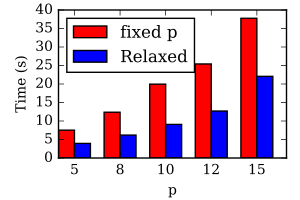

Reproduce this figure in Python.
# coding: utf-8

import sys
import numpy
from matplotlib import pyplot, rcParams
from matplotlib.backends.backend_pdf import FigureCanvasPdf

rcParams['font.family'] = 'serif'
rcParams['font.size'] = '10'

#result = open(sys.argv[1])
#lines = result.readlines()

# set up data
N = 5
t_relax = numpy.array([3.9448, 6.1992, 9.0813, 12.696, 22.055])
t_fixed = numpy.array([7.5261, 12.376, 19.960, 25.412, 37.766])

speedup = t_fixed / t_relax
ind = numpy.arange(N, dtype=int)
width = 0.35

# set up plot
font = {'family':'serif','size':10}
fig = pyplot.figure(figsize=(3,2), dpi=80)
ax = fig.add_subplot(111)

print(t_relax,t_fixed)
print(speedup)
# plot log-log
bar1 = ax.bar(ind, t_fixed, width, color='r')
bar2 = ax.bar(ind+width, t_relax, width, color='b')

# axis labels
ax.set_ylabel('Time (s)', fontsize=10)
ax.set_xlabel('p', fontsize=10)
ax.set_xticks(ind+width)
ax.set_xticklabels( ('5','8','10','12','15') )
fig.subplots_adjust(left=0.195, bottom=0.21, right=0.955, top=0.95)
ax.legend( (bar1[0], bar2[0]), ('fixed p', 'Relaxed'), loc=2 )
canvas = FigureCanvasPdf(fig)

# plot to pdf
canvas.print_figure('LaplaceRelaxationP.pdf',dpi=80)
